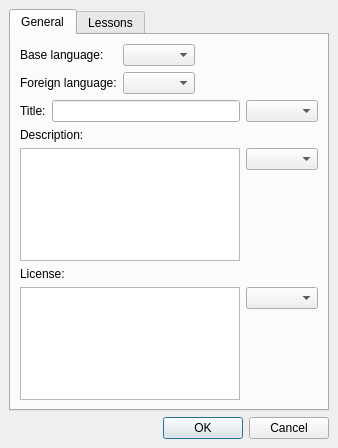
<ui version="4.0" >
 <class>DlgLessonMetaEdit</class>
 <widget class="QDialog" name="DlgLessonMetaEdit" >
  <property name="geometry" >
   <rect>
    <x>0</x>
    <y>0</y>
    <width>338</width>
    <height>448</height>
   </rect>
  </property>
  <property name="windowTitle" >
   <string>Lesson properties</string>
  </property>
  <property name="modal" >
   <bool>true</bool>
  </property>
  <layout class="QVBoxLayout" >
   <property name="margin" >
    <number>9</number>
   </property>
   <property name="spacing" >
    <number>6</number>
   </property>
   <item>
    <widget class="QTabWidget" name="tabWidget" >
     <property name="currentIndex" >
      <number>0</number>
     </property>
     <widget class="QWidget" name="tab" >
      <attribute name="title" >
       <string>General</string>
      </attribute>
      <layout class="QVBoxLayout" >
       <property name="margin" >
        <number>9</number>
       </property>
       <property name="spacing" >
        <number>6</number>
       </property>
       <item>
        <layout class="QGridLayout" >
         <property name="margin" >
          <number>0</number>
         </property>
         <property name="spacing" >
          <number>6</number>
         </property>
         <item row="0" column="0" >
          <widget class="QLabel" name="label" >
           <property name="text" >
            <string>Base language:</string>
           </property>
          </widget>
         </item>
         <item row="0" column="1" >
          <widget class="QComboBox" name="cboxBaseLang" />
         </item>
         <item row="1" column="1" >
          <widget class="QComboBox" name="cboxForeignLang" />
         </item>
         <item row="1" column="2" >
          <spacer>
           <property name="orientation" >
            <enum>Qt::Horizontal</enum>
           </property>
           <property name="sizeHint" >
            <size>
             <width>40</width>
             <height>20</height>
            </size>
           </property>
          </spacer>
         </item>
         <item row="1" column="0" >
          <widget class="QLabel" name="label_2" >
           <property name="text" >
            <string>Foreign language:</string>
           </property>
          </widget>
         </item>
         <item row="0" column="2" >
          <spacer>
           <property name="orientation" >
            <enum>Qt::Horizontal</enum>
           </property>
           <property name="sizeHint" >
            <size>
             <width>40</width>
             <height>20</height>
            </size>
           </property>
          </spacer>
         </item>
        </layout>
       </item>
       <item>
        <layout class="QGridLayout" >
         <property name="margin" >
          <number>0</number>
         </property>
         <property name="spacing" >
          <number>6</number>
         </property>
         <item row="0" column="1" >
          <widget class="QComboBox" name="cboxTitleLang" />
         </item>
         <item row="1" column="0" >
          <widget class="QLabel" name="label_4" >
           <property name="text" >
            <string>Description:</string>
           </property>
          </widget>
         </item>
         <item row="0" column="0" >
          <layout class="QGridLayout" >
           <property name="margin" >
            <number>0</number>
           </property>
           <property name="spacing" >
            <number>6</number>
           </property>
           <item row="0" column="1" >
            <widget class="QLineEdit" name="leTitle" />
           </item>
           <item row="0" column="0" >
            <widget class="QLabel" name="label_3" >
             <property name="text" >
              <string>Title:</string>
             </property>
            </widget>
           </item>
          </layout>
         </item>
         <item row="2" column="1" >
          <widget class="QComboBox" name="cboxDescLang" />
         </item>
         <item row="6" column="1" >
          <spacer>
           <property name="orientation" >
            <enum>Qt::Vertical</enum>
           </property>
           <property name="sizeHint" >
            <size>
             <width>20</width>
             <height>40</height>
            </size>
           </property>
          </spacer>
         </item>
         <item rowspan="2" row="2" column="0" >
          <widget class="QTextEdit" name="teDesc" />
         </item>
         <item rowspan="2" row="5" column="0" >
          <widget class="QTextEdit" name="teLicense" />
         </item>
         <item row="3" column="1" >
          <spacer>
           <property name="orientation" >
            <enum>Qt::Vertical</enum>
           </property>
           <property name="sizeHint" >
            <size>
             <width>20</width>
             <height>40</height>
            </size>
           </property>
          </spacer>
         </item>
         <item row="4" column="0" >
          <widget class="QLabel" name="label_5" >
           <property name="text" >
            <string>License:</string>
           </property>
          </widget>
         </item>
         <item row="5" column="1" >
          <widget class="QComboBox" name="cboxLicenseLang" />
         </item>
        </layout>
       </item>
      </layout>
     </widget>
     <widget class="QWidget" name="tab_2" >
      <attribute name="title" >
       <string>Lessons</string>
      </attribute>
      <layout class="QHBoxLayout" >
       <property name="margin" >
        <number>9</number>
       </property>
       <property name="spacing" >
        <number>6</number>
       </property>
       <item>
        <layout class="QVBoxLayout" >
         <property name="margin" >
          <number>0</number>
         </property>
         <property name="spacing" >
          <number>6</number>
         </property>
         <item>
          <widget class="QLabel" name="label_6" >
           <property name="text" >
            <string>Lessons:</string>
           </property>
          </widget>
         </item>
         <item>
          <widget class="QListWidget" name="lwLessons" />
         </item>
        </layout>
       </item>
       <item>
        <layout class="QVBoxLayout" >
         <property name="margin" >
          <number>0</number>
         </property>
         <property name="spacing" >
          <number>6</number>
         </property>
         <item>
          <spacer>
           <property name="orientation" >
            <enum>Qt::Vertical</enum>
           </property>
           <property name="sizeHint" >
            <size>
             <width>20</width>
             <height>40</height>
            </size>
           </property>
          </spacer>
         </item>
         <item>
          <widget class="QPushButton" name="pbNewLesson" >
           <property name="text" >
            <string>New lesson...</string>
           </property>
          </widget>
         </item>
         <item>
          <widget class="QPushButton" name="pbRenameLesson" >
           <property name="text" >
            <string>Rename lesson...</string>
           </property>
          </widget>
         </item>
         <item>
          <widget class="QPushButton" name="pbDeleteLesson" >
           <property name="text" >
            <string>Delete lesson...</string>
           </property>
          </widget>
         </item>
        </layout>
       </item>
      </layout>
     </widget>
    </widget>
   </item>
   <item>
    <widget class="QDialogButtonBox" name="buttonBox" >
     <property name="orientation" >
      <enum>Qt::Horizontal</enum>
     </property>
     <property name="standardButtons" >
      <set>QDialogButtonBox::Cancel|QDialogButtonBox::NoButton|QDialogButtonBox::Ok</set>
     </property>
    </widget>
   </item>
  </layout>
 </widget>
 <resources/>
 <connections>
  <connection>
   <sender>buttonBox</sender>
   <signal>rejected()</signal>
   <receiver>DlgLessonMetaEdit</receiver>
   <slot>reject()</slot>
   <hints>
    <hint type="sourcelabel" >
     <x>316</x>
     <y>260</y>
    </hint>
    <hint type="destinationlabel" >
     <x>286</x>
     <y>274</y>
    </hint>
   </hints>
  </connection>
 </connections>
</ui>
